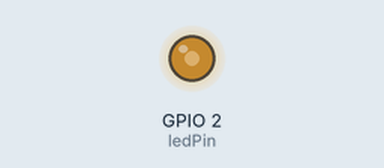
This sketch was run on a simulated ESP32. On the bench: output pins drawn as LEDs (lit = HIGH).

Above: at 0.1 s.
At 25.4 s:
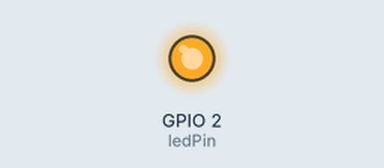
Timing chart, 0 to 40.0 s (numbered marks = the images above):
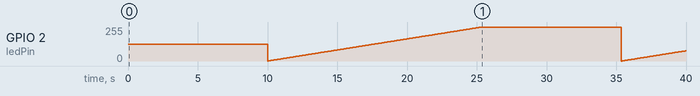

The sketch:

pwm_esp32.ino
```cpp
// the number of the LED pin
const int ledPin = 2;  // 16 corresponds to GPIO16

// setting PWM properties
const int freq = 5000;
const int ledChannel = 0;
const int resolution = 10;

void setup(){
  // configure LED PWM functionalitites
  ledcSetup(ledChannel, freq, resolution);

  // attach the channel to the GPIO to be controlled
  ledcAttachPin(ledPin, ledChannel);
   ledcWrite(ledChannel, 511);
}

void loop(){
  delay(10000);
  // increase the LED brightness
  for(int dutyCycle = 0; dutyCycle <= 1023; dutyCycle++){
    // changing the LED brightness with PWM
    ledcWrite(ledChannel, dutyCycle);
    delay(15);
  }

//  // decrease the LED brightness
//  for(int dutyCycle = 255; dutyCycle >= 0; dutyCycle--){
//    // changing the LED brightness with PWM
//    ledcWrite(ledChannel, dutyCycle);
//    delay(15);
//  }
}
```
